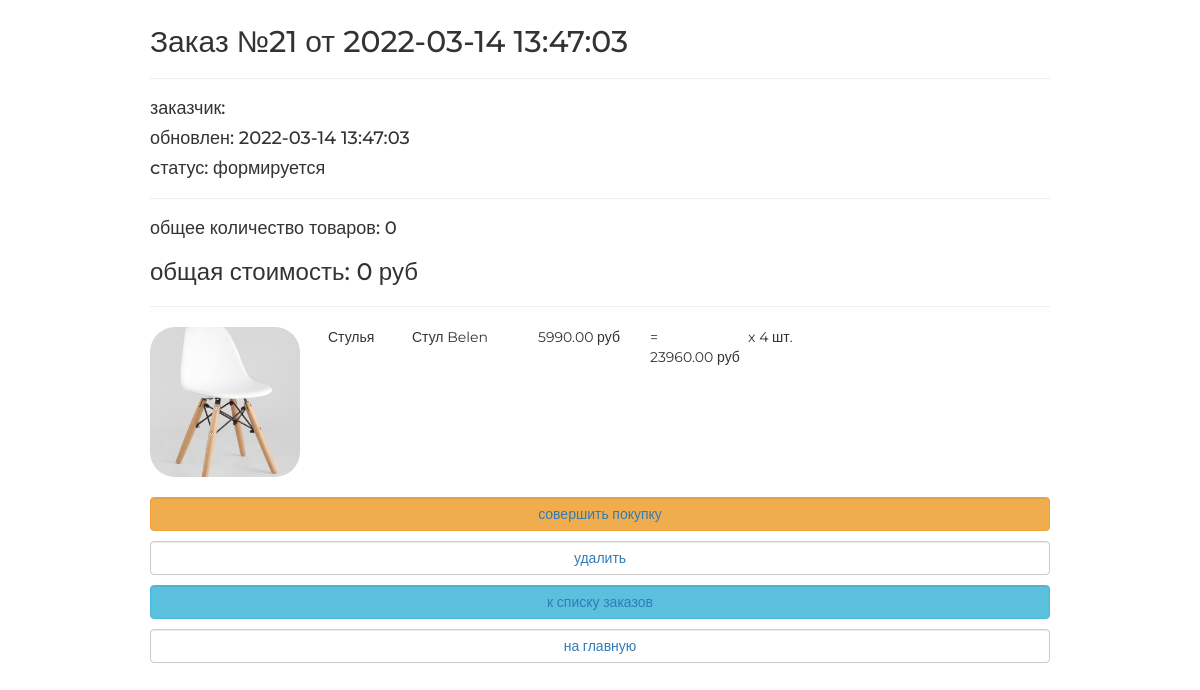
/order/read/21/, run on an earlier commit of the app's database.
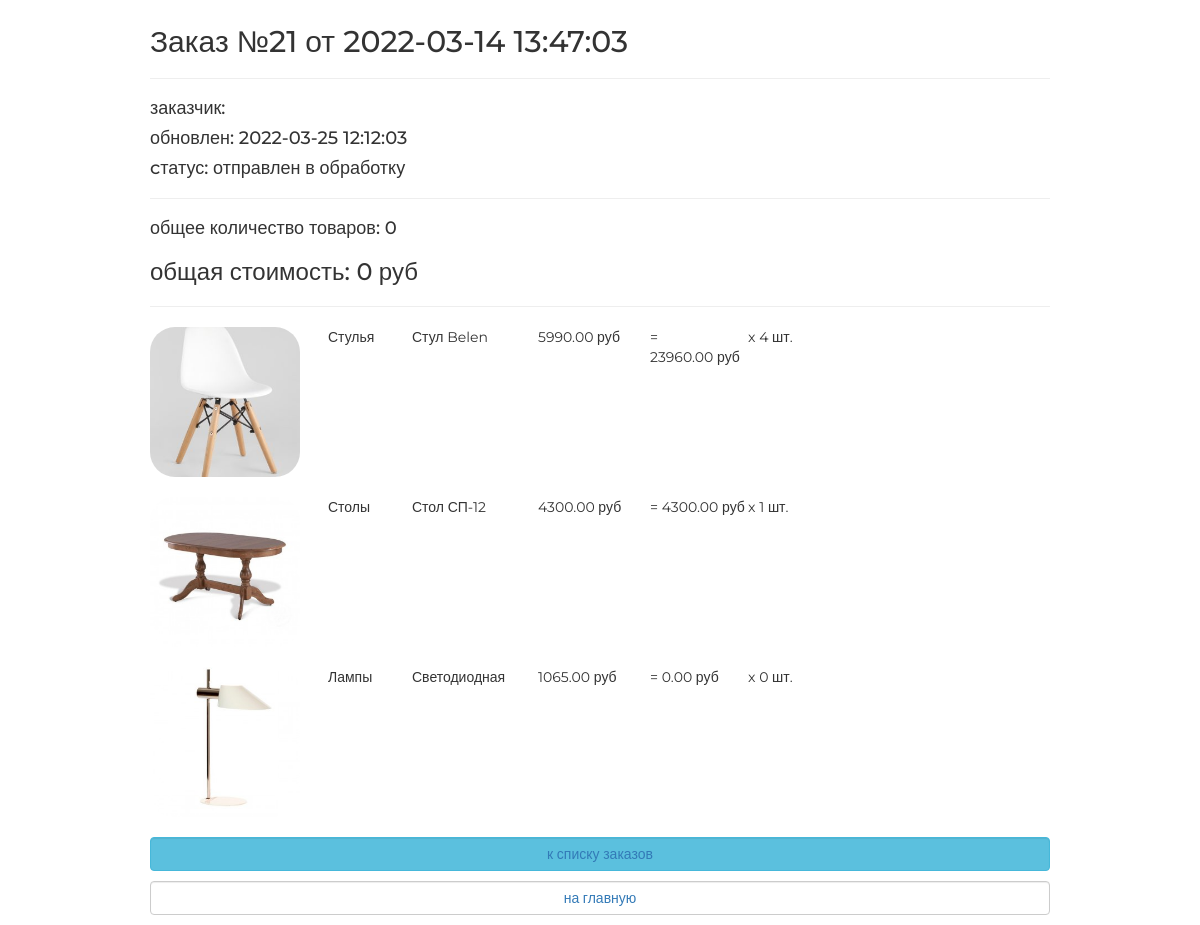
And on a later commit of the database.
### ordersapp/models.py (models this page shows, shortened)
class Order(models.Model):
    FORMING = "FM"
    SENT_TO_PROCEED = "STP"
    PROCEEDED = "PRD"
    PAID = "PD"
    READY = "RDY"
    CANCEL = "CNC"
    ORDER_STATUS_CHOICES = (
        (FORMING, "формируется"),
        (SENT_TO_PROCEED, "отправлен в обработку"),
        (PAID, "оплачен"),
        (PROCEEDED, "собран"),
        (READY, "готов к выдаче"),
        (CANCEL, "отменен"),
    )
    user = models.ForeignKey(settings.AUTH_USER_MODEL, on_delete=models.CASCADE)
    created = models.DateTimeField(verbose_name="создан", auto_now_add=True)
    updated = models.DateTimeField(verbose_name="обновлен", auto_now=True)
    status = models.CharField(
        verbose_name="статус",
        max_length=3,
        choices=ORDER_STATUS_CHOICES,
        default=FORMING,
    )
    is_active = models.BooleanField(verbose_name="активен", default=True)
    class Meta:
        ordering = ("-created",)
        verbose_name = "заказ"
        verbose_name_plural = "заказы"
    def get_summary(self):
        items = self.orderitems.select_related()
        return {
            'total_cost': sum(list(map(lambda x: x.quantity * x.product.price, items))),
            'total_quantity': sum(list(map(lambda x: x.quantity, items)))
            }

class OrderItem(models.Model):
    order = models.ForeignKey(
        Order, related_name="orderitems", on_delete=models.CASCADE
    )
    product = models.ForeignKey(
        Product, verbose_name="продукт", on_delete=models.CASCADE
    )
    quantity = models.PositiveIntegerField(verbose_name="количество", default=0)
    objects = OrderItemQuerySet.as_manager()
    def get_product_cost(self):
        return self.product.price * self.quantity

### mainapp/models.py (models this page shows, shortened)
class Product(models.Model):
    class Meta:
        ordering = ("-price", "name")
    name = models.CharField(verbose_name="имя", max_length=128, unique=True)
    description = models.TextField(verbose_name="описание", blank=True, null=True)
    category = models.ForeignKey(ProductCategory, on_delete=models.SET_NULL, null=True)
    short_description = models.TextField(
        verbose_name="короткое описание", max_length=64, blank=True
    )
    price = models.DecimalField(
        verbose_name="цена", max_digits=8, decimal_places=2, default=0
    )
    price_with_discount = models.DecimalField(
        verbose_name="цена со скидкой", max_digits=8, decimal_places=2, default=0
    )
    quantity = models.PositiveIntegerField(
        verbose_name="количество товаров на складе", default=0
    )
    image = models.ImageField(upload_to="products_image", blank=True)
    is_active = models.BooleanField(verbose_name="В каталоге", db_index=True, default=True)

class ProductCategory(models.Model):
    name = models.CharField(verbose_name="имя", max_length=64, unique=True, blank=True)
    description = models.TextField(verbose_name="описание", blank=True, null=True)
    is_active = models.BooleanField(verbose_name="активна", db_index=True, default=True)

### ordersapp/views.py (the view)
# urls.py: path("read/<int:pk>/", ordersapp.OrderRead.as_view(), name="order_read"),
class OrderRead(DetailView):
    model = Order
    def get_context_data(self, **kwargs):
        context = super(OrderRead, self).get_context_data(**kwargs)
        context["title"] = "заказ/просмотр"
        return context

### mainapp/context_processors.py (called while the page is built)
def cart(request):
    cart = []
    if request.user.is_authenticated:
        cart = Cart.objects.filter(user=request.user)
    return {
        "cart": cart,
    }

### ordersapp/templates/ordersapp/order_detail.html
{% extends "ordersapp/base.html" %}
{% load static %}
{% block content %}
   {% include 'ordersapp/includes/inc_order_summary.html' %}
   <div class="cart_list">
       {% for item in object.orderitems.select_related %}
           <div class="cart_record">
               <img src="{{ item.product.image.url }}"
                    alt="{{ item.product.short_desc }}">
               <span class="category_name">
                   {{ item.product.category.name }}
               </span>
               <span class="product_name">{{ item.product.name }}</span>
               <span class="product_price">
                   {{ item.product.price }}&nbspруб
               </span>
               <span class="product_quantitiy">
                   x {{ item.quantity }} шт.
               </span>
               <span class="product_cost">
                    = {{ item.get_product_cost }}&nbspруб
               </span>
           </div>
       {% endfor %}
   </div>
   {% include 'ordersapp/includes/inc_order_actions.html' %}
{% endblock %}

### ordersapp/templates/ordersapp/includes/inc_order_summary.html (shortened to what this page needs)
{% if object %}
   <div class="h2">Заказ №{{ object.pk }} от {{ object.created|date:"Y-m-d H:i:s" }}</div>
   <hr>
   <div class="h4">заказчик: {{ user.last_name }} {{ user.first_name }} </div>
   <div class="h4">обновлен: {{ object.updated|date:"Y-m-d H:i:s" }}</div>
   <div class="h4">cтатус: {{ object.get_status_display }}</div>
   <hr>
   {% with object_summary=object.get_summary %}
    <div class="h4">общее количество товаров:
            <span class="order_total_quantity">
            </span>
    </div>
    <div class="h3">общая стоимость:
            <span class="order_total_cost">
            </span> руб
    </div>
   {% endwith %}
{% endif %}
<hr>

What changed in the data, as far as the page shows it:
changed Order id 21: updated "2022-03-14 13:47:03" → "2022-03-25 12:12:03"; status "формируется" → "отправлен в обработку"
added OrderItem: product.image (picture), product.category.name "Столы", product.name "Стол СП-12", product.price "4300.00", quantity "1", get_product_cost "4300.00"
added OrderItem: product.image (picture), product.category.name "Лампы", product.name "Светодиодная", product.price "1065.00", quantity "0", get_product_cost "0.00"
Also different on the page:
text no longer shown: "совершить покупку удалить"
